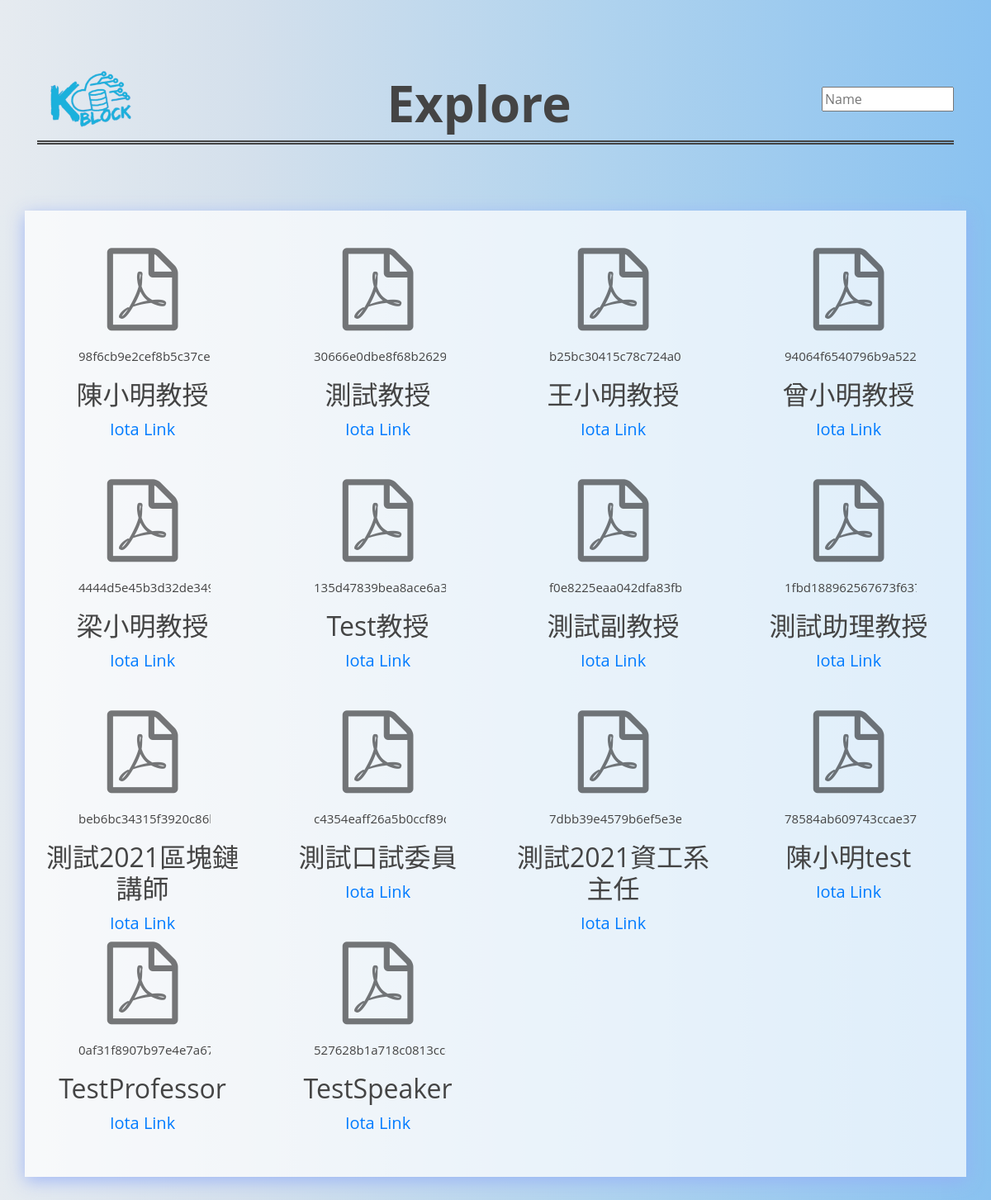
Page /commonarea on the committed database.
### kblock/models.py (models this page shows, shortened)
class Certificate(models.Model):
    name= models.CharField(max_length=100 ,default="ok")
    pdf= models.FileField(upload_to='pdfs/', null=True, blank=True)
    hash= models.CharField(max_length=300 ,default="ok")
    web= models.CharField(max_length=1000,default="ok")

### kblock/views.py (the view)
# urls.py: path('commonarea', views.commonarea , name="common"),
def commonarea(request):
    search = ""
    if request.GET.get('text'):
        search = request.GET.get('text')
    data = Certificate.objects.filter(name__icontains = search)
    certif= {
        "certifs": data,
        "search" : search
    }
    return render(request,'commonarea.html',certif)

### kblock/templates/commonarea.html (shortened to what this page needs)
{% load static %}
<!DOCTYPE html>
<html>
<head>
    <link href="{% static 'theme/lib/bootstrap/css/bootstrap.min.css' %}" rel="stylesheet">
    <link rel="stylesheet" href="{% static 'theme/lib/font-awesome/css/font-awesome.min.css' %}">
</head>
<body>
    <div class="container">
        <div class="top">
            <a href="{% url 'kblock:index' %}"> <img src="{% static 'theme/img/logo4.0.png' %}" width="110" height="100" class="float-left" alt="logo"></a>
            <span>Explore</span>
            <form  action="{% url 'kblock:common' %}" method="get" class="float-right">
                <input type="text" name="text" placeholder="Name"  value="{{search}}" class="searchbar">
            </form>
        </div>
        {% if certifs %}
        <div class="row">
            {% for certif in certifs.all %}
            <div class="col-sm-3 box">
                <a  class="icon" href= "{{certif.pdf.url}}"><i class="fa fa-file-pdf-o" aria-hidden="true"></i></a>
                <br>
                <div class="hash"><p>{{certif.hash}}</p></div>
                <h3>{{certif.name}}</h3>
                <a href={{certif.web}}>Iota Link</a>
            </div>
            {% endfor%}
        </div>
        {% else %}
        <div class="error">
            <h3 class="error">No result for {{search}}</h3>
        </div>
        {% endif %}
    </div>
</body>
</html>

### kblock/templates/commonarea.html (style rules this page uses)
body { background: linear-gradient(to right,#e6ebf0 0%,#d4e0ec 25%,#b0d3ee 60%, #8ac2f0); height: 100%; color: #444; font-family: "Open Sans"; }
.row { display: flex; box-shadow: 0 5px 20px 0 rgba(148, 174, 247, 0.822); background-color: rgba(255, 255, 255, 0.719); padding-bottom: 50px; margin-bottom: 50px; }
.top { text-align: center; margin: 80px 0; border-bottom: 5px double #444; }
.top span { font-size: 60px; font-weight: bold; }
.top img { margin-left:10px; padding-bottom: 20px; }
.box { height: 280px; text-align: center; }
.box i { margin-top: 25px; padding: 20px 0px; font-size: 100px; color: rgba(0, 0, 0, 0.527); }
.box h3 { font-size: 32px; }
.box a { font-size: 20px; }
.searchbar { width: 160px; margin-top: 25px; }
.hash { font-size: 15px; margin-left: 50px; width: 160px; overflow: hidden; white-space: nowrap; text-overflow: ellipsis; word-break:break-all; }

### rows in the picture
Certificate: hash "98f6cb9e2cef8b5c37…", name "陳小明教授"
Certificate: hash "30666e0dbe8f68b26…", name "測試教授"
Certificate: hash "b25bc30415c78c724…", name "王小明教授"
Certificate: hash "94064f6540796b9a5…", name "曾小明教授"
Certificate: hash "4444d5e45b3d32de3…", name "梁小明教授"
Certificate: hash "135d47839bea8ace6…", name "Test教授"
Certificate: hash "f0e8225eaa042dfa83…", name "測試副教授"
Certificate: hash "1fbd188962567673f…", name "測試助理教授"
Certificate: hash "beb6bc34315f3920c…", name "測試2021區塊鏈講師"
Certificate: hash "c4354eaff26a5b0ccf8…", name "測試口試委員"
Certificate: hash "7dbb39e4579b6ef5e…", name "測試2021資工系主任"
Certificate: hash "78584ab609743ccae…", name "陳小明test"
Certificate: hash "0af31f8907b97e4e7a…", name "TestProfessor"
Certificate: hash "527628b1a718c0813…", name "TestSpeaker"
